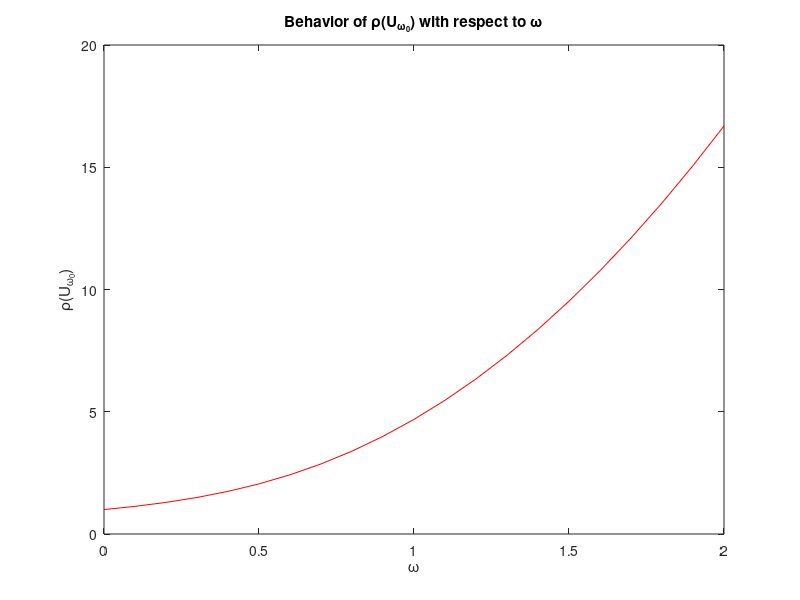

Here is the MATLAB script that generated this plot:
%Georgios Tsiris, 1115201700173
clear; clc;
%disp('METHODOS SOR-Peiramatikos ipologismos fasmatikis aktinas');

prompt_a = 'Pick parameter a: ';
a=input(prompt_a)

prompt_b = 'Pick parameter b: ';
b=input(prompt_b)

prompt_n = 'Pick parameter n: ';
n=input(prompt_n)

ai(1:n-1)=-a;
bi(1:n)=4;
ci(1:n-1)=-b;
A=diag(ai,-1)+diag(bi)+diag(ci,1);

CL=-tril(A, -1);

CU=-triu(A, 1);

I=eye(n);

D=diag(diag(A));

D1=inv(D);

L=D1*CL;

U=D1*CU;

B=L+U;
%disp('B');  disp(B);
%idiotimes tou pinaka B (Jacobi)
x=eig(B);     %disp(x);
rB=max(abs(x));
%disp('rB'); disp(rB);
omega=2.0/(1.0+sqrt(1-rB*rB));
disp('omega'); disp(omega);
U1=I-omega*U;
%disp(U1);
U1a=inv(U1);
%disp(U1a);
D_W=U1a*((1-omega)*I+omega*L);
%disp(D_W);
lambda=eig(D_W);
s_SOR=max(abs(lambda));
disp('theoretical_sr_SOR'); disp(s_SOR);

disp('*******************    SOR     *********************');
fid61=fopen('C:\Users\maria\Desktop\demo\SOR.txt','a+');
fprintf(fid61, 'w         r    \n\n');

col=0;
maria=0;
for omega=0.0:0.1:2.0
    U1=I-omega*U;
    %disp(U1);
    U1a=inv(U1);
    %disp(U1a);
    D_W=U1a*((1-omega)*I+omega*L);
    %disp(D_W);
    lambda=eig(D_W);
    s_SOR=max(abs(lambda));
    %disp('s_SOR'); disp(s_SOR);
    fprintf(fid61, '%f       %f    \n\n',omega, s_SOR);
    %apothikeusi apotelesmaton se pinakes gia dimiourgia
    %grafikis parastasis
    col=col+1;
    finw(col,1)=omega;
    fins(col,1)=s_SOR;
    %disp(finw);  disp(fins);
    plot(finw,fins,'r-');
    xlabel('\omega');              %  add axis labels and plot title
    ylabel('\rho(U_{\omega_0})');
    title('Behavior of \rho(U_{\omega_0}) with respect to \omega');
    disp('Ypologismos elaxistou apo peiramatiko prosdiorismo');
    [elaxS, thesi]=min(fins);
    wopt=finw(thesi,1); disp('wopt'); disp(wopt);
    disp('elaxS');disp(elaxS);
    disp('thesi');disp(thesi);
    %ypologismos olon ton theseon me tin idia peiramatiki fasmatiki
    %aktina
    %thesi=find(fins==elaxS);disp('thesi');disp(thesi);
    %wopt=finw(thesi,1); disp('wopt'); disp(wopt);
    maria=maria+1;
    %disp(maria);
end

fclose(fid61);
